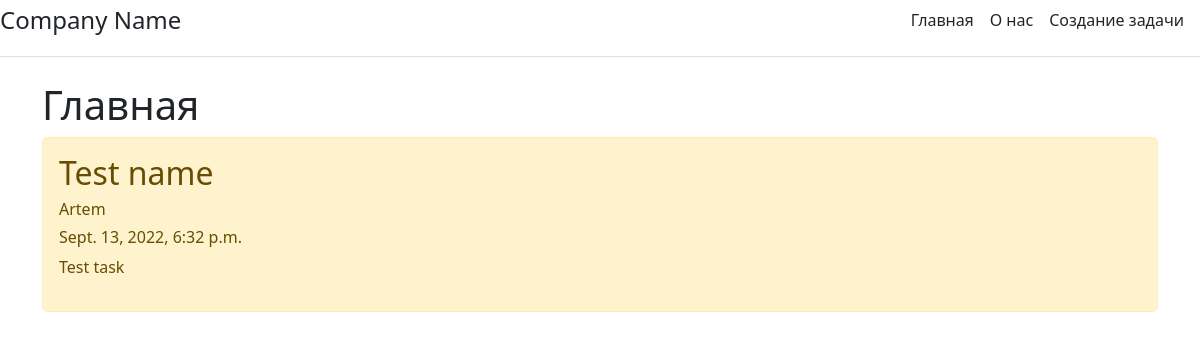
The app's page /, older data.
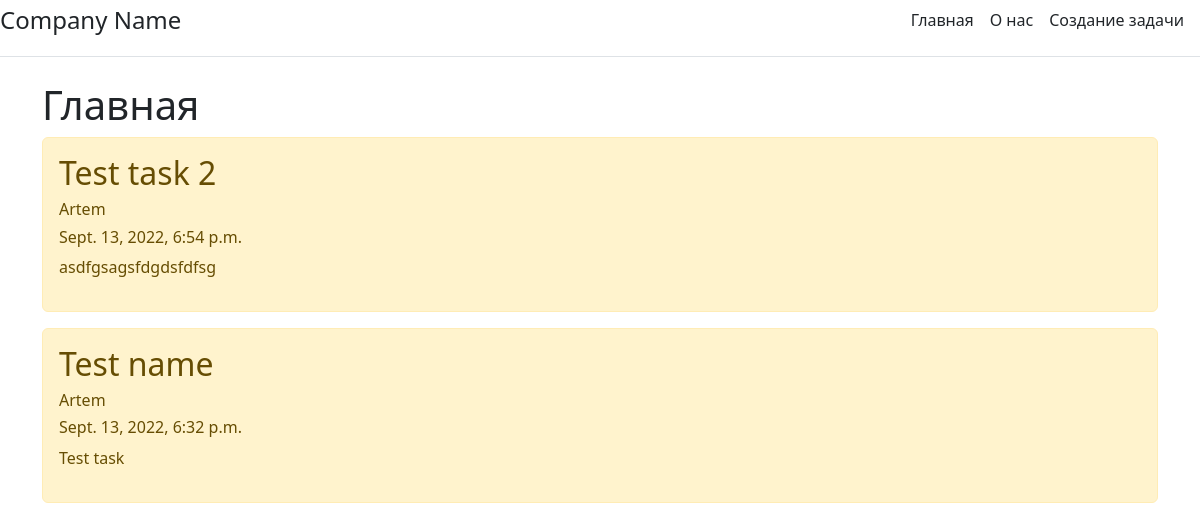
The same page, newer data.
### main/models.py (models this page shows, shortened)
class Task(models.Model):
    title = models.CharField('Title', max_length=60)
    task = models.TextField('Task')
    create_on = models.DateTimeField('Create on', auto_now_add=True)
    author = models.CharField('Author', max_length=40)
    class Meta:
        verbose_name="Задача"
        verbose_name_plural="Задачи"

### main/views.py (the view)
# urls.py: path('', views.index, name='home'),
def index(request):
    task = Task.objects.order_by('-create_on')
    context = {'title': 'Главная страница',
               'tasks': task
    }
    return render(request, 'index.html', context)

### main/templates/index.html (shortened to what this page needs)
{% extends 'base.html' %}
{% block content%}
    <h1>Главная</h1>
{% if tasks %}
    {% for el in tasks%}
        <div class="alert alert-warning mt-2">
            <h2>{{el.title}}</h2>
            <h6>{{el.author}}</h6>
            <h6>{{el.create_on}}</h6>
            <p>{{el.task}}</p>
        </div>
    {% endfor %}
{%else%}
    <p>Нет записей</p>
{% endif %}
{% endblock%}

Row changes from the older to the newer data that the page shows:
added Task: title "Test task 2", author "Artem", create_on "Sept. 13, 2022, 6:54 p.m.", task "asdfgsagsfdgdsfdfsg"
